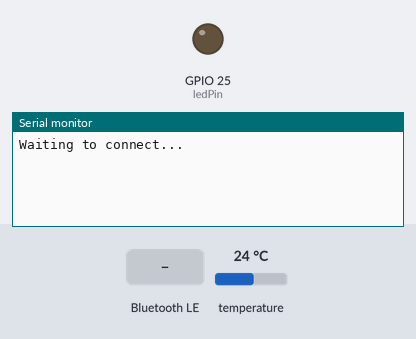
Simulated run of this sketch. Board: ESP32. On the bench: output pins drawn as LEDs (lit = HIGH), the last lines printed to the serial monitor. The inputs (shaded band) are chosen by the test bench; at power-on: temperature 24 °C. Nothing arrives over Bluetooth unless stated; a phone connects over Bluetooth LE 3 s after start.

Above: at 1.2 s.
1.3 s: Bluetooth LE write "1" received
At 2.2 s:
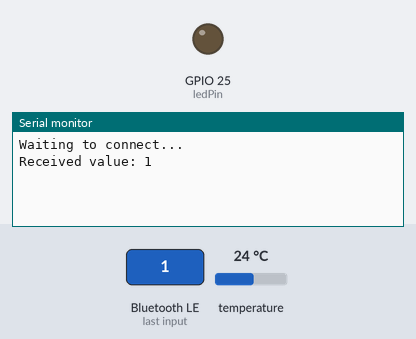
At 6.7 s:
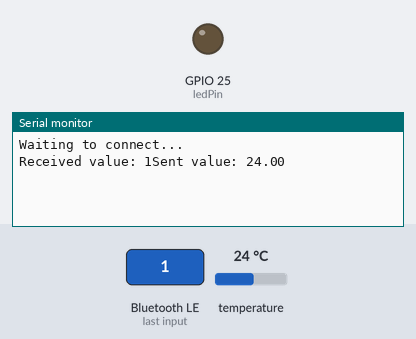

The sketch:

ESP32_BLE_Inputs_and_Outputs.ino
```cpp
/*
 *  Author:dharmendra Kumar Yadav

 */

// Include necessary libraries
#include <BLEDevice.h>
#include <BLEServer.h>
#include <BLEUtils.h>
#include <BLE2902.h>
#include <OneWire.h>
#include <DallasTemperature.h>

// DO NOT CHANGE THE NEXT UUIDs
// Otherwise, you also need to modify the Android application used in this project
#define SERVICE_UUID            "C6FBDD3C-7123-4C9E-86AB-005F1A7EDA01"
#define CHARACTERISTIC_UUID_RX  "B88E098B-E464-4B54-B827-79EB2B150A9F"
#define CHARACTERISTIC_UUID_TX  "D769FACF-A4DA-47BA-9253-65359EE480FB"

// Data wire is plugged into ESP32 GPIO
#define ONE_WIRE_BUS 32
// Setup a oneWire instance to communicate with any OneWire devices
OneWire oneWire(ONE_WIRE_BUS);
// Pass our oneWire reference to Dallas Temperature
DallasTemperature sensors(&oneWire);

BLECharacteristic *pCharacteristic;
bool deviceConnected = false;

// Temperature Sensor variable
float temperature = 0;
const int ledPin = 25;

// Setup callbacks onConnect and onDisconnect
class MyServerCallbacks: public BLEServerCallbacks {
  void onConnect(BLEServer* pServer) {
    deviceConnected = true;
  };
  void onDisconnect(BLEServer* pServer) {
    deviceConnected = false;
  }
};

// Setup callback when new value is received (from the Android application)
class MyCallbacks: public BLECharacteristicCallbacks {
  void onWrite(BLECharacteristic *pCharacteristic) {
    std::string rxValue = pCharacteristic->getValue();
    if(rxValue.length() > 0) {
      Serial.print("Received value: ");
      for(int i = 0; i < rxValue.length(); i++) {
        Serial.print(rxValue[i]);
      }
      // Turn the LED ON or OFF according to the command received
      if(rxValue.find("ON") != -1) {
        Serial.println(" - LED ON");
        digitalWrite(ledPin, HIGH);
      }
      else if(rxValue.find("OFF") != -1) {
        Serial.println(" - LED OFF");
        digitalWrite(ledPin, LOW);
      }
    }
  }
};

void setup() {
  Serial.begin(115200);
  pinMode(ledPin, OUTPUT);
  sensors.begin();

  // Create the BLE Device
  BLEDevice::init("ESP32_Board");

  // Create the BLE Server
  BLEServer *pServer = BLEDevice::createServer();
  pServer->setCallbacks(new MyServerCallbacks());

  // Create the BLE Service
  BLEService *pService = pServer->createService(SERVICE_UUID);

  // Create a BLE Characteristic
  pCharacteristic = pService->createCharacteristic(
                      CHARACTERISTIC_UUID_TX,
                      BLECharacteristic::PROPERTY_NOTIFY);

  pCharacteristic->addDescriptor(new BLE2902());

  BLECharacteristic *pCharacteristic = pService->createCharacteristic(
                                         CHARACTERISTIC_UUID_RX,
                                         BLECharacteristic::PROPERTY_WRITE);

  pCharacteristic->setCallbacks(new MyCallbacks());

  // Start the service
  pService->start();

  // Start advertising
  pServer->getAdvertising()->start();
  Serial.println("Waiting to connect...");
}

void loop() {
  // When the device is connected
  if(deviceConnected) {
    // Measure temperature
    sensors.requestTemperatures();

    // Temperature in Celsius
    temperature = sensors.getTempCByIndex(0);
    // Uncomment the next line to set temperature in Fahrenheit
    // (and comment the previous temperature line)
    //temperature = sensors.getTempFByIndex(0); // Temperature in Fahrenheit

    // Convert the value to a char array
    char txString[8];
    dtostrf(temperature, 1, 2, txString);

    // Set new characteristic value
    pCharacteristic->setValue(txString);
    // Send the value to the Android application
    pCharacteristic->notify();
    Serial.print("Sent value: ");
    Serial.println(txString);
  }
  delay(5000);
}
```

Measured:
- after the input at 1.3 s, the serial monitor: prints a new line at once (image 1)
